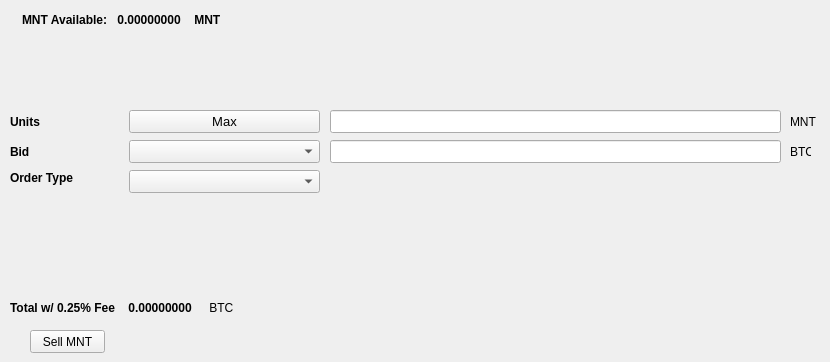
   <widget class="QWidget" name="SellTab">
    <attribute name="title">
     <string>Sell</string>
    </attribute>
    <widget class="QLabel" name="label_16">
     <property name="geometry">
      <rect>
       <x>790</x>
       <y>140</y>
       <width>21</width>
       <height>23</height>
      </rect>
     </property>
     <property name="text">
      <string>BTC</string>
     </property>
    </widget>
    <widget class="QComboBox" name="SellBidcomboBox">
     <property name="geometry">
      <rect>
       <x>129</x>
       <y>140</y>
       <width>191</width>
       <height>23</height>
      </rect>
     </property>
     <property name="font">
      <font>
       <pointsize>10</pointsize>
      </font>
     </property>
    </widget>
    <widget class="QLabel" name="label_18">
     <property name="geometry">
      <rect>
       <x>10</x>
       <y>110</y>
       <width>46</width>
       <height>23</height>
      </rect>
     </property>
     <property name="font">
      <font>
       <weight>75</weight>
       <bold>true</bold>
      </font>
     </property>
     <property name="text">
      <string>Units</string>
     </property>
    </widget>
    <widget class="QPushButton" name="Sell_Max_Amount">
     <property name="geometry">
      <rect>
       <x>129</x>
       <y>110</y>
       <width>191</width>
       <height>23</height>
      </rect>
     </property>
     <property name="font">
      <font>
       <pointsize>10</pointsize>
      </font>
     </property>
     <property name="text">
      <string>Max</string>
     </property>
    </widget>
    <widget class="QLabel" name="label_20">
     <property name="geometry">
      <rect>
       <x>10</x>
       <y>170</y>
       <width>71</width>
       <height>16</height>
      </rect>
     </property>
     <property name="font">
      <font>
       <weight>75</weight>
       <bold>true</bold>
      </font>
     </property>
     <property name="text">
      <string>Order Type</string>
     </property>
    </widget>
    <widget class="QComboBox" name="SellOrdertypeCombo">
     <property name="geometry">
      <rect>
       <x>129</x>
       <y>170</y>
       <width>191</width>
       <height>23</height>
      </rect>
     </property>
     <property name="font">
      <font>
       <pointsize>10</pointsize>
      </font>
     </property>
    </widget>
    <widget class="QLabel" name="label_21">
     <property name="geometry">
      <rect>
       <x>10</x>
       <y>140</y>
       <width>46</width>
       <height>23</height>
      </rect>
     </property>
     <property name="font">
      <font>
       <weight>75</weight>
       <bold>true</bold>
      </font>
     </property>
     <property name="text">
      <string>Bid</string>
     </property>
    </widget>
    <widget class="QLabel" name="label_22">
     <property name="geometry">
      <rect>
       <x>790</x>
       <y>110</y>
       <width>31</width>
       <height>23</height>
      </rect>
     </property>
     <property name="text">
      <string>MNT</string>
     </property>
    </widget>
    <widget class="QLineEdit" name="UnitsInputMNT">
     <property name="geometry">
      <rect>
       <x>330</x>
       <y>110</y>
       <width>451</width>
       <height>23</height>
      </rect>
     </property>
     <property name="font">
      <font>
       <pointsize>9</pointsize>
       <weight>75</weight>
       <bold>true</bold>
      </font>
     </property>
    </widget>
    <widget class="QLineEdit" name="SellBidPriceEdit">
     <property name="geometry">
      <rect>
       <x>330</x>
       <y>140</y>
       <width>451</width>
       <height>23</height>
      </rect>
     </property>
     <property name="font">
      <font>
       <pointsize>9</pointsize>
       <weight>75</weight>
       <bold>true</bold>
      </font>
     </property>
    </widget>
    <widget class="QPushButton" name="SellMNTBTN">
     <property name="geometry">
      <rect>
       <x>30</x>
       <y>330</y>
       <width>75</width>
       <height>23</height>
      </rect>
     </property>
     <property name="text">
      <string>Sell MNT</string>
     </property>
    </widget>
    <widget class="QWidget" name="layoutWidget_3">
     <property name="geometry">
      <rect>
       <x>22</x>
       <y>12</y>
       <width>221</width>
       <height>16</height>
      </rect>
     </property>
     <layout class="QHBoxLayout" name="horizontalLayout">
      <item>
       <widget class="QLabel" name="label232_2">
        <property name="font">
         <font>
          <weight>75</weight>
          <bold>true</bold>
         </font>
        </property>
        <property name="text">
         <string>MNT Available:</string>
        </property>
       </widget>
      </item>
      <item>
       <widget class="QLabel" name="MNTAvailableLabel">
        <property name="palette">
         <palette>
          <active>
           <colorrole role="WindowText">
            <brush brushstyle="SolidPattern">
             <color alpha="255">
              <red>0</red>
              <green>0</green>
              <blue>0</blue>
             </color>
            </brush>
           </colorrole>
           <colorrole role="Button">
            <brush brushstyle="SolidPattern">
             <color alpha="255">
              <red>0</red>
              <green>170</green>
              <blue>0</blue>
             </color>
            </brush>
           </colorrole>
           <colorrole role="Light">
            <brush brushstyle="SolidPattern">
             <color alpha="255">
              <red>0</red>
              <green>255</green>
              <blue>0</blue>
             </color>
            </brush>
           </colorrole>
           <colorrole role="Midlight">
            <brush brushstyle="SolidPattern">
             <color alpha="255">
              <red>0</red>
              <green>212</green>
              <blue>0</blue>
             </color>
            </brush>
           </colorrole>
           <colorrole role="Dark">
            <brush brushstyle="SolidPattern">
             <color alpha="255">
              <red>0</red>
              <green>85</green>
              <blue>0</blue>
             </color>
            </brush>
           </colorrole>
           <colorrole role="Mid">
            <brush brushstyle="SolidPattern">
             <color alpha="255">
              <red>0</red>
              <green>113</green>
              <blue>0</blue>
             </color>
            </brush>
           </colorrole>
           <colorrole role="Text">
            <brush brushstyle="SolidPattern">
             <color alpha="255">
              <red>0</red>
              <green>170</green>
              <blue>0</blue>
             </color>
            </brush>
           </colorrole>
           <colorrole role="BrightText">
            <brush brushstyle="SolidPattern">
             <color alpha="255">
              <red>255</red>
              <green>255</green>
              <blue>255</blue>
             </color>
            </brush>
           </colorrole>
           <colorrole role="ButtonText">
            <brush brushstyle="SolidPattern">
             <color alpha="255">
              <red>0</red>
              <green>0</green>
              <blue>0</blue>
             </color>
            </brush>
           </colorrole>
           <colorrole role="Base">
            <brush brushstyle="SolidPattern">
             <color alpha="255">
              <red>255</red>
              <green>255</green>
              <blue>255</blue>
             </color>
            </brush>
           </colorrole>
           <colorrole role="Window">
            <brush brushstyle="SolidPattern">
             <color alpha="255">
              <red>0</red>
              <green>170</green>
              <blue>0</blue>
             </color>
            </brush>
           </colorrole>
           <colorrole role="Shadow">
            <brush brushstyle="SolidPattern">
             <color alpha="255">
              <red>0</red>
              <green>0</green>
              <blue>0</blue>
             </color>
            </brush>
           </colorrole>
           <colorrole role="AlternateBase">
            <brush brushstyle="SolidPattern">
             <color alpha="255">
              <red>127</red>
              <green>212</green>
              <blue>127</blue>
             </color>
            </brush>
           </colorrole>
           <colorrole role="ToolTipBase">
            <brush brushstyle="SolidPattern">
             <color alpha="255">
              <red>255</red>
              <green>255</green>
              <blue>220</blue>
             </color>
            </brush>
           </colorrole>
           <colorrole role="ToolTipText">
            <brush brushstyle="SolidPattern">
             <color alpha="255">
              <red>0</red>
              <green>0</green>
              <blue>0</blue>
             </color>
            </brush>
           </colorrole>
          </active>
          <inactive>
           <colorrole role="WindowText">
            <brush brushstyle="SolidPattern">
             <color alpha="255">
              <red>0</red>
              <green>0</green>
              <blue>0</blue>
             </color>
            </brush>
           </colorrole>
           <colorrole role="Button">
            <brush brushstyle="SolidPattern">
             <color alpha="255">
              <red>0</red>
              <green>170</green>
              <blue>0</blue>
             </color>
            </brush>
           </colorrole>
           <colorrole role="Light">
            <brush brushstyle="SolidPattern">
             <color alpha="255">
              <red>0</red>
              <green>255</green>
              <blue>0</blue>
             </color>
            </brush>
           </colorrole>
           <colorrole role="Midlight">
            <brush brushstyle="SolidPattern">
             <color alpha="255">
              <red>0</red>
              <green>212</green>
              <blue>0</blue>
             </color>
            </brush>
           </colorrole>
           <colorrole role="Dark">
            <brush brushstyle="SolidPattern">
             <color alpha="255">
              <red>0</red>
              <green>85</green>
              <blue>0</blue>
             </color>
            </brush>
           </colorrole>
           <colorrole role="Mid">
            <brush brushstyle="SolidPattern">
             <color alpha="255">
              <red>0</red>
              <green>113</green>
              <blue>0</blue>
             </color>
            </brush>
           </colorrole>
           <colorrole role="Text">
            <brush brushstyle="SolidPattern">
             <color alpha="255">
              <red>0</red>
              <green>170</green>
              <blue>0</blue>
             </color>
            </brush>
           </colorrole>
           <colorrole role="BrightText">
            <brush brushstyle="SolidPattern">
             <color alpha="255">
              <red>255</red>
              <green>255</green>
              <blue>255</blue>
             </color>
            </brush>
           </colorrole>
           <colorrole role="ButtonText">
            <brush brushstyle="SolidPattern">
             <color alpha="255">
              <red>0</red>
              <green>0</green>
              <blue>0</blue>
             </color>
            </brush>
           </colorrole>
           <colorrole role="Base">
            <brush brushstyle="SolidPattern">
             <color alpha="255">
              <red>255</red>
              <green>255</green>
              <blue>255</blue>
             </color>
            </brush>
           </colorrole>
           <colorrole role="Window">
            <brush brushstyle="SolidPattern">
             <color alpha="255">
              <red>0</red>
              <green>170</green>
              <blue>0</blue>
             </color>
            </brush>
           </colorrole>
           <colorrole role="Shadow">
            <brush brushstyle="SolidPattern">
             <color alpha="255">
              <red>0</red>
              <green>0</green>
              <blue>0</blue>
             </color>
            </brush>
           </colorrole>
           <colorrole role="AlternateBase">
            <brush brushstyle="SolidPattern">
             <color alpha="255">
              <red>127</red>
              <green>212</green>
              <blue>127</blue>
             </color>
            </brush>
           </colorrole>
           <colorrole role="ToolTipBase">
            <brush brushstyle="SolidPattern">
             <color alpha="255">
              <red>255</red>
              <green>255</green>
              <blue>220</blue>
             </color>
            </brush>
           </colorrole>
           <colorrole role="ToolTipText">
            <brush brushstyle="SolidPattern">
             <color alpha="255">
              <red>0</red>
              <green>0</green>
              <blue>0</blue>
             </color>
            </brush>
           </colorrole>
          </inactive>
          <disabled>
           <colorrole role="WindowText">
            <brush brushstyle="SolidPattern">
             <color alpha="255">
              <red>0</red>
              <green>85</green>
              <blue>0</blue>
             </color>
            </brush>
           </colorrole>
           <colorrole role="Button">
            <brush brushstyle="SolidPattern">
             <color alpha="255">
              <red>0</red>
              <green>170</green>
              <blue>0</blue>
             </color>
            </brush>
           </colorrole>
           <colorrole role="Light">
            <brush brushstyle="SolidPattern">
             <color alpha="255">
              <red>0</red>
              <green>255</green>
              <blue>0</blue>
             </color>
            </brush>
           </colorrole>
           <colorrole role="Midlight">
            <brush brushstyle="SolidPattern">
             <color alpha="255">
              <red>0</red>
              <green>212</green>
              <blue>0</blue>
             </color>
            </brush>
           </colorrole>
           <colorrole role="Dark">
            <brush brushstyle="SolidPattern">
             <color alpha="255">
              <red>0</red>
              <green>85</green>
              <blue>0</blue>
             </color>
            </brush>
           </colorrole>
           <colorrole role="Mid">
            <brush brushstyle="SolidPattern">
             <color alpha="255">
              <red>0</red>
              <green>113</green>
              <blue>0</blue>
             </color>
            </brush>
           </colorrole>
           <colorrole role="Text">
            <brush brushstyle="SolidPattern">
             <color alpha="255">
              <red>0</red>
              <green>85</green>
              <blue>0</blue>
             </color>
            </brush>
           </colorrole>
           <colorrole role="BrightText">
            <brush brushstyle="SolidPattern">
             <color alpha="255">
              <red>255</red>
              <green>255</green>
              <blue>255</blue>
             </color>
            </brush>
           </colorrole>
           <colorrole role="ButtonText">
            <brush brushstyle="SolidPattern">
             <color alpha="255">
              <red>0</red>
              <green>85</green>
              <blue>0</blue>
             </color>
            </brush>
           </colorrole>
           <colorrole role="Base">
            <brush brushstyle="SolidPattern">
             <color alpha="255">
              <red>0</red>
              <green>170</green>
              <blue>0</blue>
             </color>
            </brush>
           </colorrole>
           <colorrole role="Window">
            <brush brushstyle="SolidPattern">
             <color alpha="255">
              <red>0</red>
              <green>170</green>
              <blue>0</blue>
             </color>
            </brush>
           </colorrole>
           <colorrole role="Shadow">
            <brush brushstyle="SolidPattern">
             <color alpha="255">
              <red>0</red>
              <green>0</green>
              <blue>0</blue>
             </color>
            </brush>
           </colorrole>
           <colorrole role="AlternateBase">
            <brush brushstyle="SolidPattern">
             <color alpha="255">
              <red>0</red>
              <green>170</green>
              <blue>0</blue>
             </color>
            </brush>
           </colorrole>
           <colorrole role="ToolTipBase">
            <brush brushstyle="SolidPattern">
             <color alpha="255">
              <red>255</red>
              <green>255</green>
              <blue>220</blue>
             </color>
            </brush>
           </colorrole>
           <colorrole role="ToolTipText">
            <brush brushstyle="SolidPattern">
             <color alpha="255">
              <red>0</red>
              <green>0</green>
              <blue>0</blue>
             </color>
            </brush>
           </colorrole>
          </disabled>
         </palette>
        </property>
        <property name="font">
         <font>
          <weight>75</weight>
          <bold>true</bold>
         </font>
        </property>
        <property name="text">
         <string> 0.00000000 </string>
        </property>
        <property name="textInteractionFlags">
         <set>Qt::LinksAccessibleByMouse|Qt::TextSelectableByKeyboard|Qt::TextSelectableByMouse</set>
        </property>
       </widget>
      </item>
      <item>
       <widget class="QLabel" name="labelMNT">
        <property name="font">
         <font>
          <weight>75</weight>
          <bold>true</bold>
         </font>
        </property>
        <property name="text">
         <string> MNT</string>
        </property>
       </widget>
      </item>
     </layout>
    </widget>
    <widget class="QWidget" name="layoutWidget_4">
     <property name="geometry">
      <rect>
       <x>10</x>
       <y>300</y>
       <width>271</width>
       <height>16</height>
      </rect>
     </property>
     <layout class="QHBoxLayout" name="horizontalLayout_2">
      <item>
       <widget class="QLabel" name="label_19">
        <property name="font">
         <font>
          <weight>75</weight>
          <bold>true</bold>
         </font>
        </property>
        <property name="text">
         <string>Total w/ 0.25% Fee </string>
        </property>
       </widget>
      </item>
      <item>
       <widget class="QLabel" name="SellCostLabel">
        <property name="palette">
         <palette>
          <active>
           <colorrole role="WindowText">
            <brush brushstyle="SolidPattern">
             <color alpha="255">
              <red>0</red>
              <green>0</green>
              <blue>0</blue>
             </color>
            </brush>
           </colorrole>
           <colorrole role="Button">
            <brush brushstyle="SolidPattern">
             <color alpha="255">
              <red>0</red>
              <green>170</green>
              <blue>0</blue>
             </color>
            </brush>
           </colorrole>
           <colorrole role="Light">
            <brush brushstyle="SolidPattern">
             <color alpha="255">
              <red>0</red>
              <green>255</green>
              <blue>0</blue>
             </color>
            </brush>
           </colorrole>
           <colorrole role="Midlight">
            <brush brushstyle="SolidPattern">
             <color alpha="255">
              <red>0</red>
              <green>212</green>
              <blue>0</blue>
             </color>
            </brush>
           </colorrole>
           <colorrole role="Dark">
            <brush brushstyle="SolidPattern">
             <color alpha="255">
              <red>0</red>
              <green>85</green>
              <blue>0</blue>
             </color>
            </brush>
           </colorrole>
           <colorrole role="Mid">
            <brush brushstyle="SolidPattern">
             <color alpha="255">
              <red>0</red>
              <green>113</green>
              <blue>0</blue>
             </color>
            </brush>
           </colorrole>
           <colorrole role="Text">
            <brush brushstyle="SolidPattern">
             <color alpha="255">
              <red>0</red>
              <green>170</green>
              <blue>0</blue>
             </color>
            </brush>
           </colorrole>
           <colorrole role="BrightText">
            <brush brushstyle="SolidPattern">
             <color alpha="255">
              <red>255</red>
              <green>255</green>
              <blue>255</blue>
             </color>
            </brush>
           </colorrole>
           <colorrole role="ButtonText">
            <brush brushstyle="SolidPattern">
             <color alpha="255">
              <red>0</red>
              <green>0</green>
              <blue>0</blue>
             </color>
            </brush>
           </colorrole>
           <colorrole role="Base">
            <brush brushstyle="SolidPattern">
             <color alpha="255">
              <red>255</red>
              <green>255</green>
              <blue>255</blue>
             </color>
            </brush>
           </colorrole>
           <colorrole role="Window">
            <brush brushstyle="SolidPattern">
             <color alpha="255">
              <red>0</red>
              <green>170</green>
              <blue>0</blue>
             </color>
            </brush>
           </colorrole>
           <colorrole role="Shadow">
            <brush brushstyle="SolidPattern">
             <color alpha="255">
              <red>0</red>
              <green>0</green>
              <blue>0</blue>
             </color>
            </brush>
           </colorrole>
           <colorrole role="AlternateBase">
            <brush brushstyle="SolidPattern">
             <color alpha="255">
              <red>127</red>
              <green>212</green>
              <blue>127</blue>
             </color>
            </brush>
           </colorrole>
           <colorrole role="ToolTipBase">
            <brush brushstyle="SolidPattern">
             <color alpha="255">
              <red>255</red>
              <green>255</green>
              <blue>220</blue>
             </color>
            </brush>
           </colorrole>
           <colorrole role="ToolTipText">
            <brush brushstyle="SolidPattern">
             <color alpha="255">
              <red>0</red>
              <green>0</green>
              <blue>0</blue>
             </color>
            </brush>
           </colorrole>
          </active>
          <inactive>
           <colorrole role="WindowText">
            <brush brushstyle="SolidPattern">
             <color alpha="255">
              <red>0</red>
              <green>0</green>
              <blue>0</blue>
             </color>
            </brush>
           </colorrole>
           <colorrole role="Button">
            <brush brushstyle="SolidPattern">
             <color alpha="255">
              <red>0</red>
              <green>170</green>
              <blue>0</blue>
             </color>
            </brush>
           </colorrole>
           <colorrole role="Light">
            <brush brushstyle="SolidPattern">
             <color alpha="255">
              <red>0</red>
              <green>255</green>
              <blue>0</blue>
             </color>
            </brush>
           </colorrole>
           <colorrole role="Midlight">
            <brush brushstyle="SolidPattern">
             <color alpha="255">
              <red>0</red>
              <green>212</green>
              <blue>0</blue>
             </color>
            </brush>
           </colorrole>
           <colorrole role="Dark">
            <brush brushstyle="SolidPattern">
             <color alpha="255">
              <red>0</red>
              <green>85</green>
              <blue>0</blue>
             </color>
            </brush>
           </colorrole>
           <colorrole role="Mid">
            <brush brushstyle="SolidPattern">
             <color alpha="255">
              <red>0</red>
              <green>113</green>
              <blue>0</blue>
             </color>
            </brush>
           </colorrole>
           <colorrole role="Text">
            <brush brushstyle="SolidPattern">
             <color alpha="255">
              <red>0</red>
              <green>170</green>
              <blue>0</blue>
             </color>
            </brush>
           </colorrole>
           <colorrole role="BrightText">
            <brush brushstyle="SolidPattern">
             <color alpha="255">
              <red>255</red>
              <green>255</green>
              <blue>255</blue>
             </color>
            </brush>
           </colorrole>
           <colorrole role="ButtonText">
            <brush brushstyle="SolidPattern">
             <color alpha="255">
              <red>0</red>
              <green>0</green>
              <blue>0</blue>
             </color>
            </brush>
           </colorrole>
           <colorrole role="Base">
            <brush brushstyle="SolidPattern">
             <color alpha="255">
              <red>255</red>
              <green>255</green>
              <blue>255</blue>
             </color>
            </brush>
           </colorrole>
           <colorrole role="Window">
            <brush brushstyle="SolidPattern">
             <color alpha="255">
              <red>0</red>
              <green>170</green>
              <blue>0</blue>
             </color>
            </brush>
           </colorrole>
           <colorrole role="Shadow">
            <brush brushstyle="SolidPattern">
             <color alpha="255">
              <red>0</red>
              <green>0</green>
              <blue>0</blue>
             </color>
            </brush>
           </colorrole>
           <colorrole role="AlternateBase">
            <brush brushstyle="SolidPattern">
             <color alpha="255">
              <red>127</red>
              <green>212</green>
              <blue>127</blue>
             </color>
            </brush>
           </colorrole>
           <colorrole role="ToolTipBase">
            <brush brushstyle="SolidPattern">
             <color alpha="255">
              <red>255</red>
              <green>255</green>
              <blue>220</blue>
             </color>
            </brush>
           </colorrole>
           <colorrole role="ToolTipText">
            <brush brushstyle="SolidPattern">
             <color alpha="255">
              <red>0</red>
              <green>0</green>
              <blue>0</blue>
             </color>
            </brush>
           </colorrole>
          </inactive>
          <disabled>
           <colorrole role="WindowText">
            <brush brushstyle="SolidPattern">
             <color alpha="255">
              <red>0</red>
              <green>85</green>
              <blue>0</blue>
             </color>
            </brush>
           </colorrole>
           <colorrole role="Button">
            <brush brushstyle="SolidPattern">
             <color alpha="255">
              <red>0</red>
              <green>170</green>
              <blue>0</blue>
             </color>
            </brush>
           </colorrole>
           <colorrole role="Light">
            <brush brushstyle="SolidPattern">
             <color alpha="255">
              <red>0</red>
              <green>255</green>
              <blue>0</blue>
             </color>
            </brush>
           </colorrole>
           <colorrole role="Midlight">
            <brush brushstyle="SolidPattern">
             <color alpha="255">
              <red>0</red>
              <green>212</green>
              <blue>0</blue>
             </color>
            </brush>
           </colorrole>
           <colorrole role="Dark">
            <brush brushstyle="SolidPattern">
             <color alpha="255">
              <red>0</red>
              <green>85</green>
              <blue>0</blue>
             </color>
            </brush>
           </colorrole>
           <colorrole role="Mid">
            <brush brushstyle="SolidPattern">
             <color alpha="255">
              <red>0</red>
              <green>113</green>
              <blue>0</blue>
             </color>
            </brush>
           </colorrole>
           <colorrole role="Text">
            <brush brushstyle="SolidPattern">
             <color alpha="255">
              <red>0</red>
              <green>85</green>
              <blue>0</blue>
             </color>
            </brush>
           </colorrole>
           <colorrole role="BrightText">
            <brush brushstyle="SolidPattern">
             <color alpha="255">
              <red>255</red>
              <green>255</green>
              <blue>255</blue>
             </color>
            </brush>
           </colorrole>
           <colorrole role="ButtonText">
            <brush brushstyle="SolidPattern">
             <color alpha="255">
              <red>0</red>
              <green>85</green>
              <blue>0</blue>
             </color>
            </brush>
           </colorrole>
           <colorrole role="Base">
            <brush brushstyle="SolidPattern">
             <color alpha="255">
              <red>0</red>
              <green>170</green>
              <blue>0</blue>
             </color>
            </brush>
           </colorrole>
           <colorrole role="Window">
            <brush brushstyle="SolidPattern">
             <color alpha="255">
              <red>0</red>
              <green>170</green>
              <blue>0</blue>
             </color>
            </brush>
           </colorrole>
           <colorrole role="Shadow">
            <brush brushstyle="SolidPattern">
             <color alpha="255">
              <red>0</red>
              <green>0</green>
              <blue>0</blue>
             </color>
            </brush>
           </colorrole>
           <colorrole role="AlternateBase">
            <brush brushstyle="SolidPattern">
             <color alpha="255">
              <red>0</red>
              <green>170</green>
              <blue>0</blue>
             </color>
            </brush>
           </colorrole>
           <colorrole role="ToolTipBase">
            <brush brushstyle="SolidPattern">
             <color alpha="255">
              <red>255</red>
              <green>255</green>
              <blue>220</blue>
             </color>
            </brush>
           </colorrole>
           <colorrole role="ToolTipText">
            <brush brushstyle="SolidPattern">
             <color alpha="255">
              <red>0</red>
              <green>0</green>
              <blue>0</blue>
             </color>
            </brush>
           </colorrole>
          </disabled>
         </palette>
        </property>
        <property name="font">
         <font>
          <weight>75</weight>
          <bold>true</bold>
         </font>
        </property>
        <property name="autoFillBackground">
         <bool>false</bool>
        </property>
        <property name="text">
         <string> 0.00000000</string>
        </property>
        <property name="textInteractionFlags">
         <set>Qt::LinksAccessibleByMouse|Qt::TextSelectableByMouse</set>
        </property>
       </widget>
      </item>
      <item>
       <widget class="QLabel" name="label_17">
        <property name="font">
         <font>
          <weight>50</weight>
          <bold>false</bold>
         </font>
        </property>
        <property name="text">
         <string> BTC</string>
        </property>
       </widget>
      </item>
     </layout>
    </widget>
   </widget>
